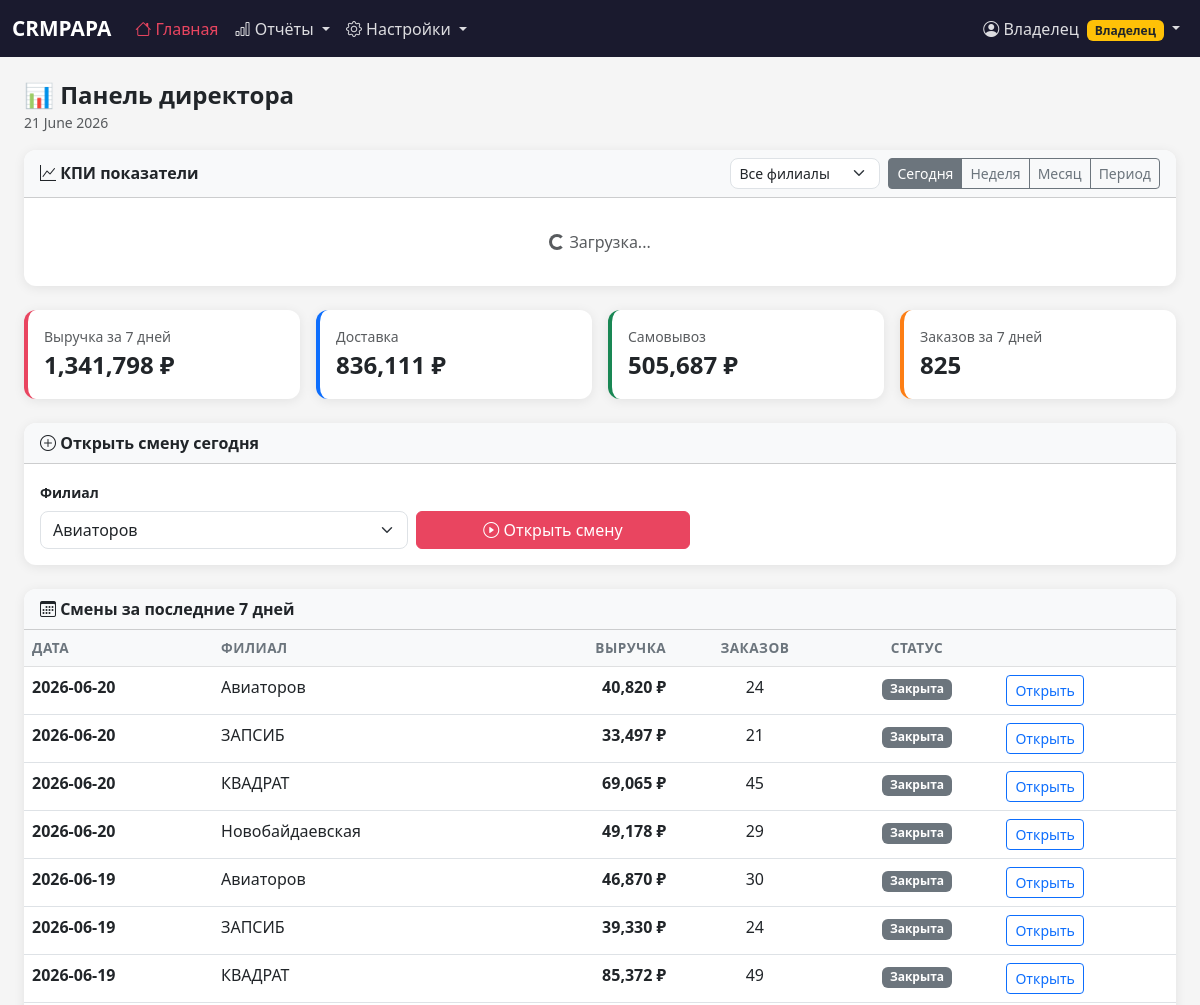
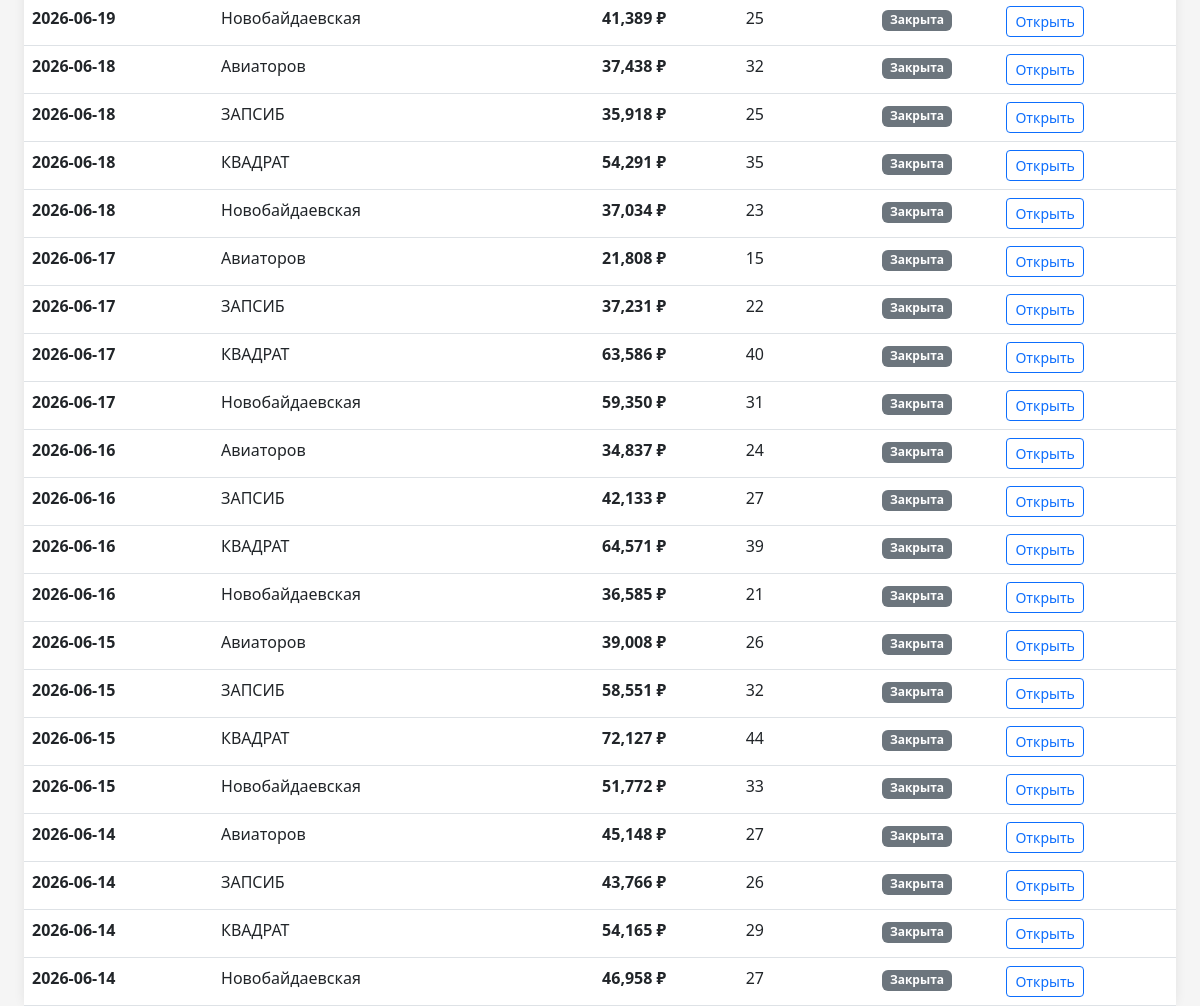
The app's page /dashboard (signed in) with its own data (2 pictures, top to bottom).
### tables this page shows
CREATE TABLE shifts (
    id INTEGER PRIMARY KEY AUTOINCREMENT,
    branch_id INTEGER NOT NULL REFERENCES branches(id),
    date DATE NOT NULL,
    status TEXT DEFAULT 'open' CHECK(status IN ('open', 'closed')),
    opened_by INTEGER REFERENCES users(id),
    closed_by INTEGER REFERENCES users(id),
    opened_at TIMESTAMP DEFAULT CURRENT_TIMESTAMP,
    closed_at TIMESTAMP,
    comment TEXT,
    closed_by_name TEXT,
    UNIQUE(branch_id, date)
);

CREATE TABLE branches (
    id INTEGER PRIMARY KEY AUTOINCREMENT,
    name TEXT NOT NULL,
    is_active INTEGER DEFAULT 1,
    created_at TIMESTAMP DEFAULT CURRENT_TIMESTAMP
, allowed_ip TEXT DEFAULT NULL, merchant_numbers TEXT DEFAULT '');

### app.py (the view, shortened to what this page needs)
@app.route('/dashboard')
@login_required
def dashboard():
    role = session.get('role')
    with get_db() as conn:
        if role == 'owner':
            branches = conn.execute('SELECT * FROM branches WHERE is_active=1 ORDER BY name').fetchall()
            stats = conn.execute('''
                SELECT b.name, s.date, COALESCE(r.total_revenue,0) as revenue,
                       COALESCE(r.delivery_orders,0)+COALESCE(r.pickup_orders,0) as orders,
                       s.status, s.id as shift_id
                FROM branches b
                LEFT JOIN shifts s ON s.branch_id=b.id AND s.date >= date('now','-7 days')
                LEFT JOIN shift_revenue r ON r.shift_id=s.id
                WHERE b.is_active=1
                ORDER BY s.date DESC, b.name
            ''').fetchall()
            weekly = conn.execute('''
                SELECT COALESCE(SUM(r.total_revenue),0) as total,
                       COALESCE(SUM(r.delivery_revenue),0) as delivery,
                       COALESCE(SUM(r.pickup_revenue),0) as pickup,
                       COALESCE(SUM(r.delivery_orders+r.pickup_orders),0) as orders
                FROM shifts s JOIN shift_revenue r ON r.shift_id=s.id
                WHERE s.date >= date('now','weekday 0','-7 days')
            ''').fetchone()
            open_shifts = conn.execute('''
                SELECT s.*, b.name as branch_name
                FROM shifts s JOIN branches b ON b.id=s.branch_id
                WHERE s.date=date('now') AND s.status='open'
            ''').fetchall()
            kpi_blocks = conn.execute(
                'SELECT * FROM kpi_blocks WHERE is_active=1 ORDER BY sort_order, id'
            ).fetchall()
            return render_template('dashboard_owner.html',
                branches=branches, stats=stats, weekly=weekly,
                open_shifts=open_shifts, kpi_blocks=kpi_blocks)

### app.py (called while the page is built)
def get_db():
    conn = sqlite3.connect(DATABASE, timeout=10)
    conn.row_factory = sqlite3.Row
    conn.execute('PRAGMA foreign_keys = ON')
    conn.execute('PRAGMA busy_timeout = 10000')
    conn.execute('PRAGMA journal_mode = WAL')
    return conn

def login_required(f):
    @wraps(f)
    def decorated(*args, **kwargs):
        if 'user_id' not in session:
            return redirect(url_for('login'))
        return f(*args, **kwargs)
    return decorated

@app.context_processor
def inject_globals():
    return {'now': datetime.now}

### templates/dashboard_owner.html (shortened to what this page needs)
{% extends 'base.html' %}
{% block content %}
<div class="d-flex justify-content-between align-items-center mb-3">
    <div>
        <h4 class="fw-bold mb-0">📊 Панель директора</h4>
        <small class="text-muted">{{ now().strftime('%d %B %Y') if now else '' }}</small>
    </div>
</div>
{% if kpi_blocks %}
<div class="card mb-4">
    <div class="card-header bg-light d-flex align-items-center justify-content-between flex-wrap gap-2">
        <span class="fw-bold"><i class="bi bi-graph-up"></i> КПИ показатели</span>
        <div class="d-flex align-items-center gap-2 flex-wrap">
            <select id="kpi-branch" class="form-select form-select-sm" style="width:150px">
                <option value="">Все филиалы</option>
            </select>
            <div class="btn-group btn-group-sm" role="group">
                <button type="button" class="btn btn-outline-secondary kpi-period active" data-period="today">Сегодня</button>
                <button type="button" class="btn btn-outline-secondary kpi-period" data-period="week">Неделя</button>
                <button type="button" class="btn btn-outline-secondary kpi-period" data-period="month">Месяц</button>
                <button type="button" class="btn btn-outline-secondary kpi-period" data-period="custom">Период</button>
            </div>
        </div>
    </div>
    <div class="card-body">
        <div class="row g-3" id="kpi-blocks-row">
        </div>
    </div>
</div>
{% endif %}
{% if weekly %}
<div class="row g-3 mb-4">
    <div class="col-6 col-md-3">
        <div class="card metric-card p-3">
            <div class="text-muted small">Выручка за 7 дней</div>
            <div class="fw-bold fs-4 metric-value">{{ '{:,.0f}'.format(weekly.total or 0) }} ₽</div>
        </div>
    </div>
    <div class="col-6 col-md-3">
        <div class="card p-3" style="border-left: 4px solid #0d6efd">
            <div class="text-muted small">Доставка</div>
            <div class="fw-bold fs-4">{{ '{:,.0f}'.format(weekly.delivery or 0) }} ₽</div>
        </div>
    </div>
    <div class="col-6 col-md-3">
        <div class="card p-3" style="border-left: 4px solid #198754">
            <div class="text-muted small">Самовывоз</div>
            <div class="fw-bold fs-4">{{ '{:,.0f}'.format(weekly.pickup or 0) }} ₽</div>
        </div>
    </div>
    <div class="col-6 col-md-3">
        <div class="card p-3" style="border-left: 4px solid #fd7e14">
            <div class="text-muted small">Заказов за 7 дней</div>
            <div class="fw-bold fs-4">{{ weekly.orders or 0 }}</div>
        </div>
    </div>
</div>
{% endif %}
<div class="card mb-4">
    <div class="card-header bg-light">
        <i class="bi bi-plus-circle"></i> Открыть смену сегодня
    </div>
    <div class="card-body">
        <form method="POST" action="{{ url_for('open_shift') }}" class="row g-2 align-items-end">
            <div class="col-md-4">
                <label class="form-label fw-semibold small">Филиал</label>
                <select name="branch_id" class="form-select" required>
                    {% for b in branches %}
                    <option value="{{ b.id }}">{{ b.name }}</option>
                    {% endfor %}
                </select>
            </div>
            <div class="col-md-3">
                <button type="submit" class="btn btn-primary w-100">
                    <i class="bi bi-play-circle"></i> Открыть смену
                </button>
            </div>
        </form>
    </div>
</div>
<div class="card">
    <div class="card-header bg-light">
        <i class="bi bi-calendar3"></i> Смены за последние 7 дней
    </div>
    <div class="card-body p-0">
        <div class="table-responsive">
            <table class="table table-hover mb-0">
                <thead class="table-light">
                    <tr>
                        <th>Дата</th>
                        <th>Филиал</th>
                        <th class="text-end">Выручка</th>
                        <th class="text-center">Заказов</th>
                        <th class="text-center">Статус</th>
                        <th></th>
                    </tr>
                </thead>
                <tbody>
                {% for s in stats %}
                {% if s.shift_id %}
                <tr>
                    <td class="fw-semibold">{{ s.date }}</td>
                    <td>{{ s.name }}</td>
                    <td class="text-end fw-semibold">{{ '{:,.0f}'.format(s.revenue) }} ₽</td>
                    <td class="text-center">{{ s.orders }}</td>
                    <td class="text-center">
                        {% if s.status == 'open' %}
                        <span class="badge bg-warning text-dark">Открыта</span>
                        {% else %}
                        <span class="badge bg-secondary">Закрыта</span>
                        {% endif %}
                    </td>
                    <td><a href="{{ url_for('shift_view', shift_id=s.shift_id) }}"
                           class="btn btn-sm btn-outline-primary">Открыть</a></td>
                </tr>
                {% endif %}
                {% endfor %}
                </tbody>
            </table>
        </div>
    </div>
</div>
{% endblock %}

### templates/base.html (shortened to what this page needs)
<!DOCTYPE html>
<html lang="ru">
<head>
    <link rel="stylesheet" href="https://cdn.jsdelivr.net/npm/bootstrap@5.3.0/dist/css/bootstrap.min.css">
    <link rel="stylesheet" href="https://cdn.jsdelivr.net/npm/bootstrap-icons@1.11.0/font/bootstrap-icons.css">
</head>
<body>
{% if session.get('user_id') %}
<nav class="navbar navbar-expand-lg navbar-dark mb-4">
    <div class="container-fluid">
        <a class="navbar-brand" href="{{ url_for('dashboard') }}">CRMPAPA</a>
        <div class="collapse navbar-collapse" id="nav">
            <ul class="navbar-nav me-auto">
                <li class="nav-item">
                    <a class="nav-link {% if request.endpoint=='dashboard' %}active{% endif %}" href="{{ url_for('dashboard') }}">
                        <i class="bi bi-house"></i> Главная
                    </a>
                </li>
                {% set reports_active = request.endpoint in ('reports', 'shifts_archive', 'expenses_report') or (request.endpoint and request.endpoint.startswith('bank')) %}
                <li class="nav-item dropdown">
                    <a class="nav-link dropdown-toggle {% if reports_active %}active{% endif %}"
                       href="#" data-bs-toggle="dropdown" aria-expanded="false">
                        <i class="bi bi-bar-chart"></i> Отчёты
                    </a>
                </li>
                {% set settings_active = request.endpoint in ('settings','branches','users','employees','history') %}
                <li class="nav-item dropdown">
                    <a class="nav-link dropdown-toggle {% if settings_active %}active{% endif %}"
                       href="#" data-bs-toggle="dropdown" aria-expanded="false">
                        <i class="bi bi-gear"></i> Настройки
                    </a>
                </li>
            </ul>
            <ul class="navbar-nav">
                <li class="nav-item dropdown">
                    <a class="nav-link dropdown-toggle" href="#" data-bs-toggle="dropdown">
                        <i class="bi bi-person-circle"></i> {{ session.get('full_name') }}
                        {% if session.get('role') == 'owner' %}<span class="badge bg-warning text-dark ms-1">Владелец</span>{% endif %}
                    </a>
                </li>
            </ul>
        </div>
    </div>
</nav>
{% endif %}
<div class="container-fluid px-3 px-md-4">
    {% block content %}{% endblock %}
</div>
</body>
</html>

### templates/base.html (style rules this page uses)
body { background: #f5f5f5; font-family: 'Segoe UI', system-ui, sans-serif; }
.navbar { background: #1a1a2e !important; }
.navbar-brand { font-weight: 700; color: #ffffff !important; font-size: 1.3rem; }
.navbar .nav-link { color: rgba(255,255,255,0.85) !important; }
.navbar .nav-link.active { color: #e94560 !important; }
.card { border: none; box-shadow: 0 2px 12px rgba(0,0,0,0.08); border-radius: 12px; }
.card-header { border-radius: 12px 12px 0 0 !important; font-weight: 600; }
.btn-primary { background: #e94560; border-color: #e94560; }
.metric-card { border-left: 4px solid #e94560; }
.table th { font-size: 0.85rem; color: #6c757d; font-weight: 600; text-transform: uppercase; letter-spacing: 0.5px; }
.form-control, .form-select { border-radius: 8px; }

### records on screen
shifts: date "2026-06-20", name "Авиаторов", revenue "40,820", orders "24", status "Закрыта"
shifts: date "2026-06-20", name "ЗАПСИБ", revenue "33,497", orders "21", status "Закрыта"
shifts: date "2026-06-20", name "КВАДРАТ", revenue "69,065", orders "45", status "Закрыта"
shifts: date "2026-06-20", name "Новобайдаевская", revenue "49,178", orders "29", status "Закрыта"
shifts: date "2026-06-19", name "Авиаторов", revenue "46,870", orders "30", status "Закрыта"
shifts: date "2026-06-19", name "ЗАПСИБ", revenue "39,330", orders "24", status "Закрыта"
shifts: date "2026-06-19", name "КВАДРАТ", revenue "85,372", orders "49", status "Закрыта"
shifts: date "2026-06-19", name "Новобайдаевская", revenue "41,389", orders "25", status "Закрыта"
shifts: date "2026-06-18", name "Авиаторов", revenue "37,438", orders "32", status "Закрыта"
shifts: date "2026-06-18", name "ЗАПСИБ", revenue "35,918", orders "25", status "Закрыта"
shifts: date "2026-06-18", name "КВАДРАТ", revenue "54,291", orders "35", status "Закрыта"
shifts: date "2026-06-18", name "Новобайдаевская", revenue "37,034", orders "23", status "Закрыта"
shifts: date "2026-06-17", name "Авиаторов", revenue "21,808", orders "15", status "Закрыта"
shifts: date "2026-06-17", name "ЗАПСИБ", revenue "37,231", orders "22", status "Закрыта"
shifts: date "2026-06-17", name "КВАДРАТ", revenue "63,586", orders "40", status "Закрыта"
shifts: date "2026-06-17", name "Новобайдаевская", revenue "59,350", orders "31", status "Закрыта"
shifts: date "2026-06-16", name "Авиаторов", revenue "34,837", orders "24", status "Закрыта"
shifts: date "2026-06-16", name "ЗАПСИБ", revenue "42,133", orders "27", status "Закрыта"
shifts: date "2026-06-16", name "КВАДРАТ", revenue "64,571", orders "39", status "Закрыта"
shifts: date "2026-06-16", name "Новобайдаевская", revenue "36,585", orders "21", status "Закрыта"
shifts: date "2026-06-15", name "Авиаторов", revenue "39,008", orders "26", status "Закрыта"
shifts: date "2026-06-15", name "ЗАПСИБ", revenue "58,551", orders "32", status "Закрыта"
shifts: date "2026-06-15", name "КВАДРАТ", revenue "72,127", orders "44", status "Закрыта"
shifts: date "2026-06-15", name "Новобайдаевская", revenue "51,772", orders "33", status "Закрыта"
shifts: date "2026-06-14", name "Авиаторов", revenue "45,148", orders "27", status "Закрыта"
shifts: date "2026-06-14", name "ЗАПСИБ", revenue "43,766", orders "26", status "Закрыта"
shifts: date "2026-06-14", name "КВАДРАТ", revenue "54,165", orders "29", status "Закрыта"
shifts: date "2026-06-14", name "Новобайдаевская", revenue "46,958", orders "27", status "Закрыта"

### other values on screen
{{ session.get('full_name') }} "Владелец"
{{ '{:,.0f}'.format(weekly.total or 0) }} "1,341,798"
{{ '{:,.0f}'.format(weekly.delivery or 0) }} "836,111"
{{ '{:,.0f}'.format(weekly.pickup or 0) }} "505,687"
{{ weekly.orders or 0 }} "825"
form field branch_id "Авиаторов"
